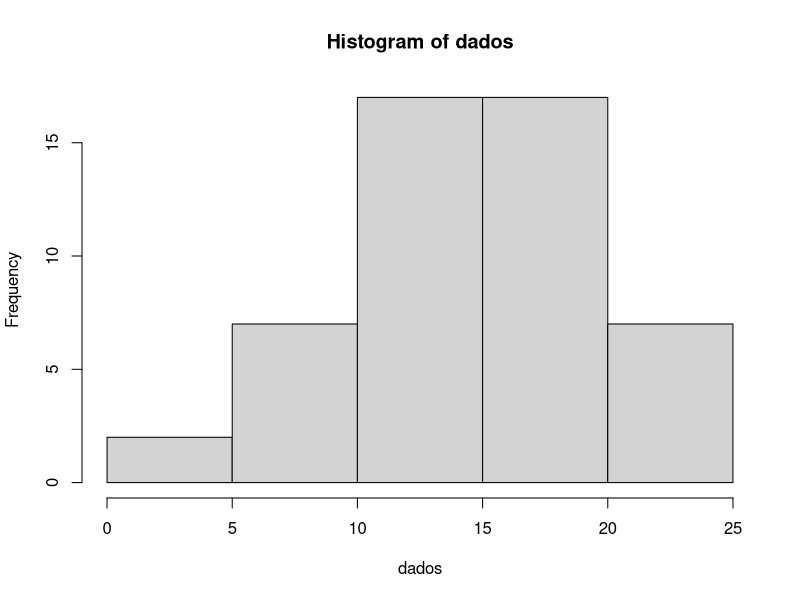
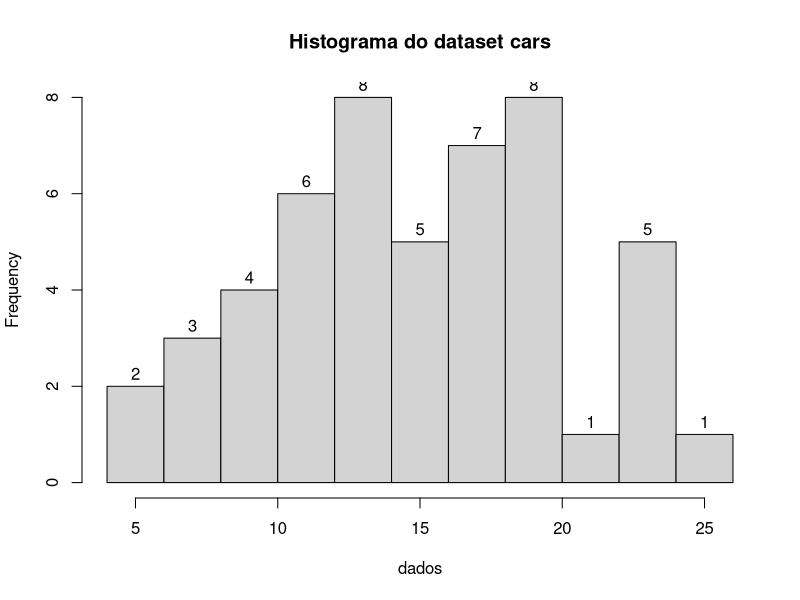
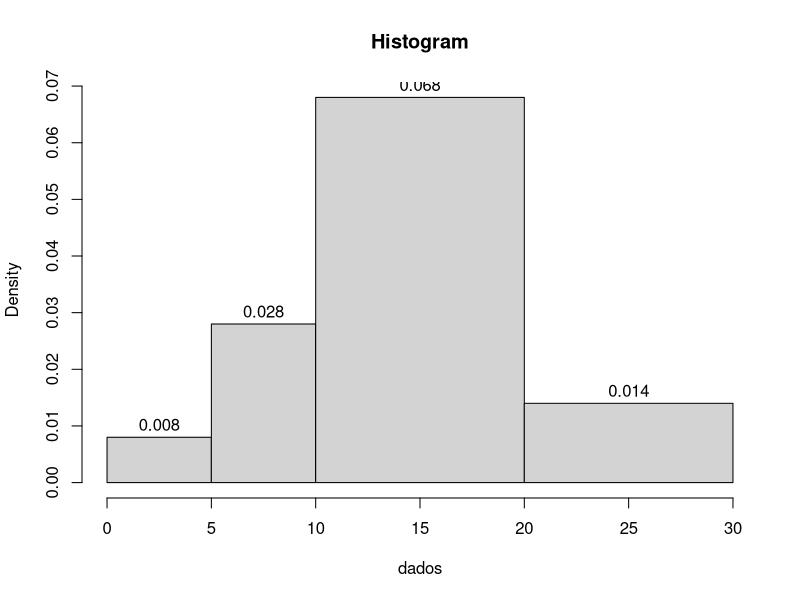
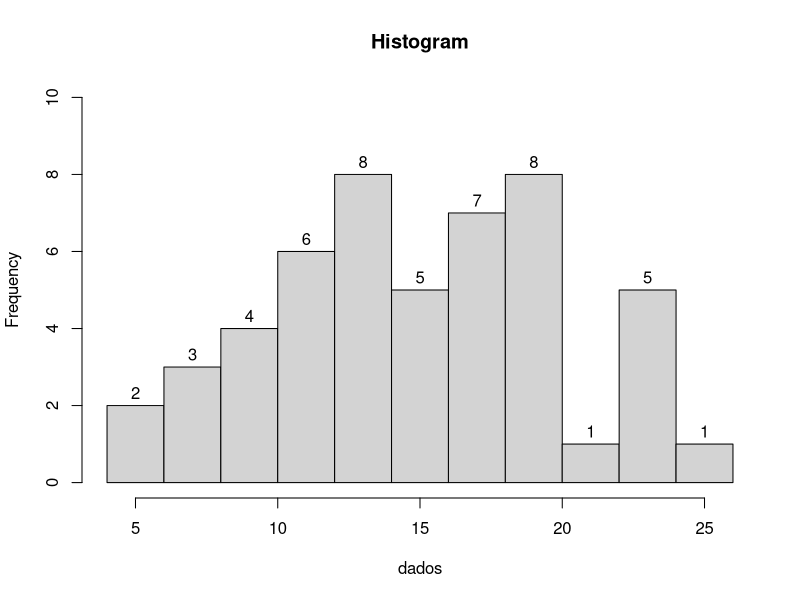
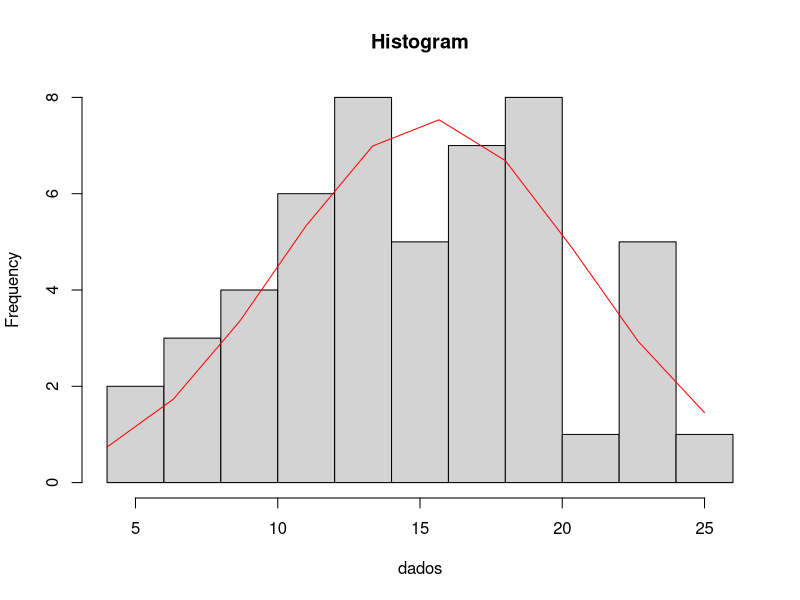

These figures' R source, in order:
# Histograma - gráfico de contagem e de distribuição de frequência. Confundível com o gráfico de barras

setwd("/media/paulo/DISC2/PUC/5 INTRODUCAO LINGUAGEM R/SCRIPTS/")
getwd()

#caregando dados
?cars
class(cars)
attach(cars)
View(cars)

dados = cars$speed
dados

# Construindo o histograma
hist(dados)
# Os blocos do histograma são chamado de BINS
# Os BINS são diferentes do grafico de colunas
# Podemos alterar o tamanho dessas caixinhas com o parâmetro breaks

hist(dados, breaks=10, main = 'Histograma do dataset cars', labels=TRUE)

# Tenho a mesma informação distribuida de uma forma diferente

hist(dados, breaks = c(0,5,10,20,30), main = 'Histogram', labels = TRUE)

# Definindo o limite do eixo Y
hist (dados, breaks=10, ylim=c(0,10), main='Histogram', labels=TRUE)

# Adicionando uma linha no histograma
grafico = hist(dados, breaks=10, main='Histogram')
xaxis = seq(min(dados), max(dados), length=10)
yaxis = dnorm(xaxis, mean=mean(dados), sd=sd(dados))
yaxis = yaxis*diff(grafico$mids)*length(dados)
lines(xaxis, yaxis, col='red')
